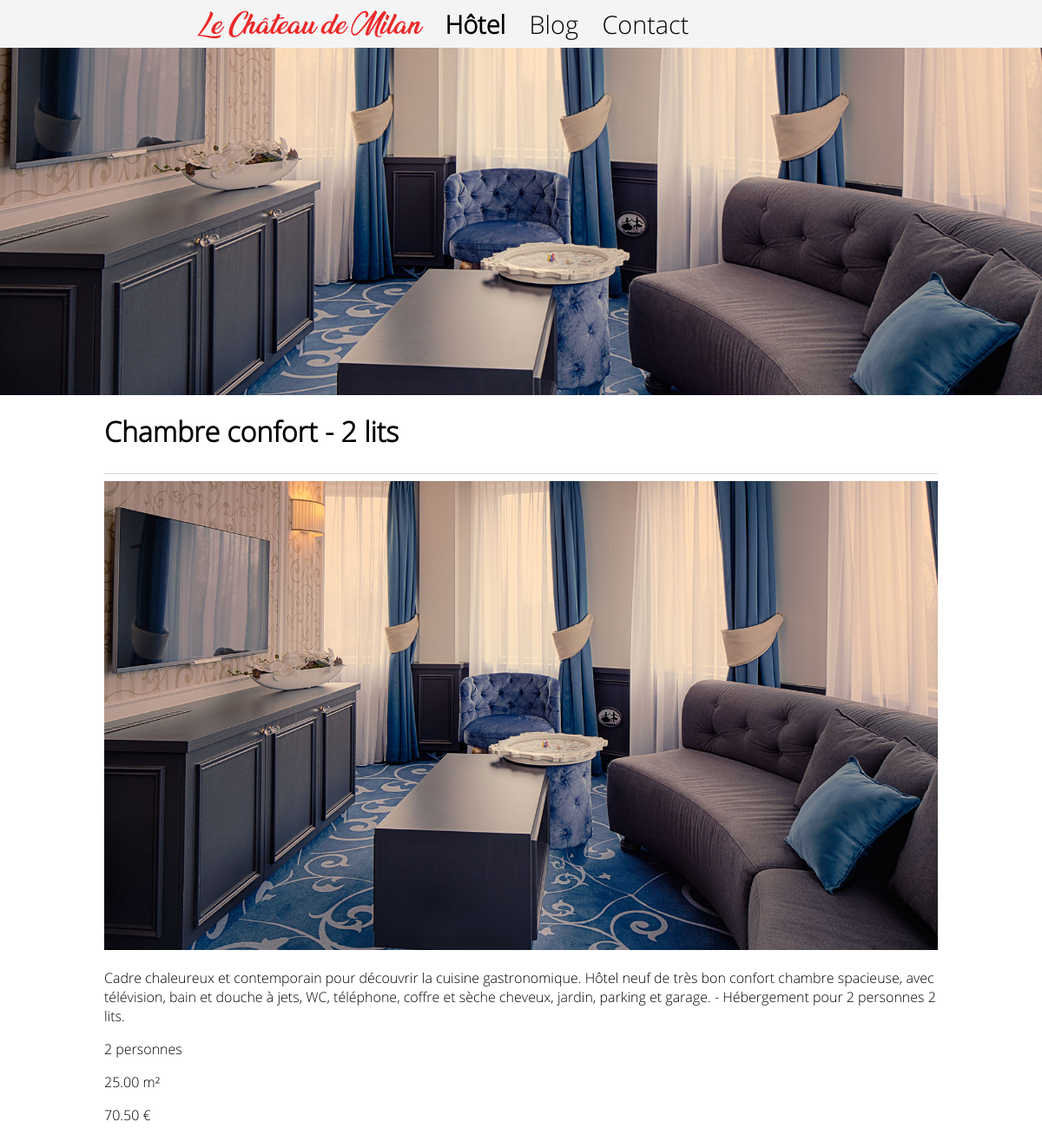
Screenshot of /hotel.php?id=1 with the database file from the repository.
### tables this page shows
CREATE TABLE IF NOT EXISTS Chambre(
	id_chambre	INTEGER NOT NULL AUTO_INCREMENT,
	nom			VARCHAR(255) NOT NULL,
	description	TEXT NOT NULL,
	capacite	INTEGER NOT NULL,
	surface		DECIMAL(6,2) NOT NULL,
	tarif		DECIMAL(6,2) NOT NULL,
  	PRIMARY KEY (id_chambre)
);

### hotel.php (the view, shortened to what this page needs)
<!DOCTYPE html>
<html lang="fr">
  <head>
  	<link rel="stylesheet" href="css/style.css">
  </head>
  <body>
    <?php require "inc/header.php"; ?>
	<div id="contenu">
		<div id="carousel">
			<figure>
				<img src="img/chambre-1.jpg" alt="Chambre 1">
			</figure>
		</div>
<?php
  require "inc/config.php";
  if(!empty($_GET["id"])) {
    $result = $conn->prepare('SELECT * FROM Chambre WHERE id_chambre = ?');
    $result->execute([$_GET["id"]]);
    $data = $result->fetch();
    echo '<section>';
    echo '<header>';
    echo '<h1>' . $data['nom']. '</h1><hr/>';
    echo '</header>';
    $html = '<article>';
    $html .= '<img src="img/chambres/' . $data['id_chambre'] . '_0.jpg"/>';
        $html .= '<p>' . $data['description'] . '</p>';
        $html .= '<p>' . $data['capacite'] . ' personnes</p>';
        $html .= '<p>' . $data['surface'] . ' m²</p>';
        $html .= '<p>' . $data['tarif'] . ' €</p>';
    $html .= '</article>';
    echo $html;
    }
?>
	</div>
  </body>
</html>

### inc/header.php (shortened to what this page needs)
<header>
   <nav class="menu-horizontal">
		<a href="index.php" class="logo">Le Château de Milan</a>
     <a href="hotel.php" class="<?= $_SERVER['PHP_SELF']=="/projetMilan/hotel.php" ? "actif":"liens" ?>">Hôtel</a>
     <a href="blog.php" class="<?= $_SERVER['PHP_SELF']=="/projetMilan/blog.php" ? "actif":"liens" ?>">Blog</a>
     <a href="contact.php" class="<?= $_SERVER['PHP_SELF']=="/projetMilan/contact.php" ? "actif":"liens" ?>">Contact</a>
     </nav>
</header>

### css/style.css (style rules this page uses)
html { position: relative; min-height: 100%; }
body { font-family: "Open Sans", Helvetica, sans-serif; overflow-x:hidden; box-sizing: border-box; margin: 0 0 100px; }
section { position: relative; padding: 0px 10%; }
header > hr { height: 1px; background-color: lightgray; border: 0; }
h1 { font-weight: small; font-size: 2em; margin-top : 20px; }
a { color:#535352; text-decoration:none; }
@media (min-width: 865px) { .menu-horizontal a { left:10%; } }

### css/menu.css (style rules this page uses)
.menu-horizontal a { position: relative; color:black; padding: 10px; }
.menu-horizontal { padding: 8px 10%; font-size: 1.8em; background: #f4f4f4F4; }
a.logo { color:#ec2929; font-family: "Ananda Black", Helvetica, sans-serif; transition:margin-left 0.5s; }
a.actif { font-weight: bold; }
img { max-width: 100%; height: auto; }
#contenu { transition:margin-left 0.5s; overflow: hidden; }

### css/hotel.css (style rules this page uses)
div#carousel img { width: 20%; height: 50vh; float: left; object-fit: cover; margin-bottom: 20px; }
div#carousel figure { position: relative; width: 500%; margin: 0; left: 0; animation: 30s slidy infinite; }

### rows the page displays
chambre: nom "Chambre confort - 2 lits", description "Cadre chaleureux et contemporain pour découvrir la cuisine gastronomique. Hôtel neuf de très bon confort chambre spacieuse, avec télévision, bain et douche à jets, WC, téléphone, coffre et sèche cheveux, jardin, parking et garage. - Hébergement pour 2 personnes 2 lits.", capacite "2", surface "25.00", tarif "70.50"
